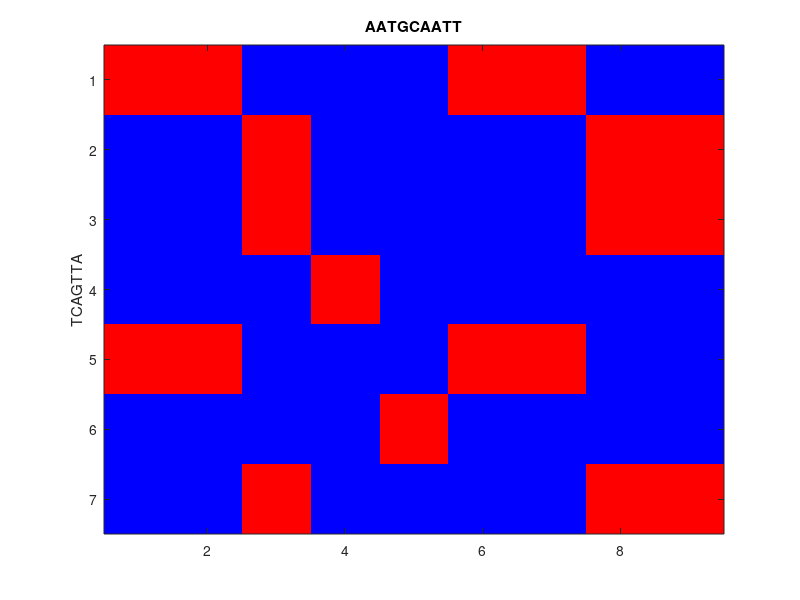

Source code (MATLAB):
%Example8p7
%This code creates dot matrix and dotplot
Seq1='AATGCAATT';Seq2='ATTGACT';
X=length(Seq1);Y=length(Seq2);
DotMatrix=zeros(Y,X);
for i=1:Y
    Places=strfind(Seq1,Seq2(i));
    DotMatrix(i,Places)=1;
end
disp('The Dot Matrix:');
disp(DotMatrix);
figure;hAxes=gca;
imagesc(hAxes,DotMatrix);
colormap(hAxes,[0,0,1;1,0,0]);
ylabel(fliplr(Seq2));title(Seq1);